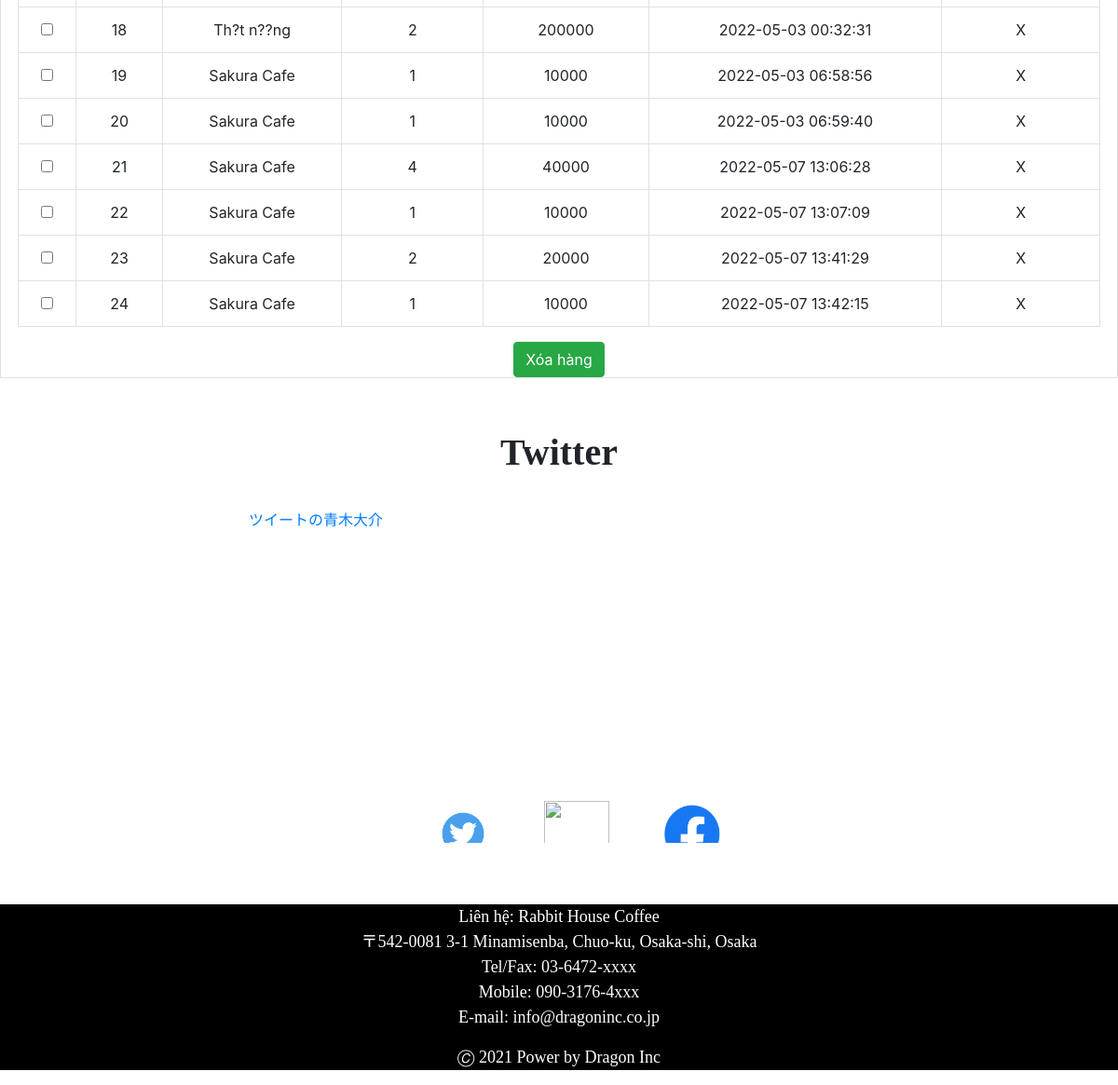
Before: /KhachHang/lichsumuahang.php (signed in, lower part) with the older database file.
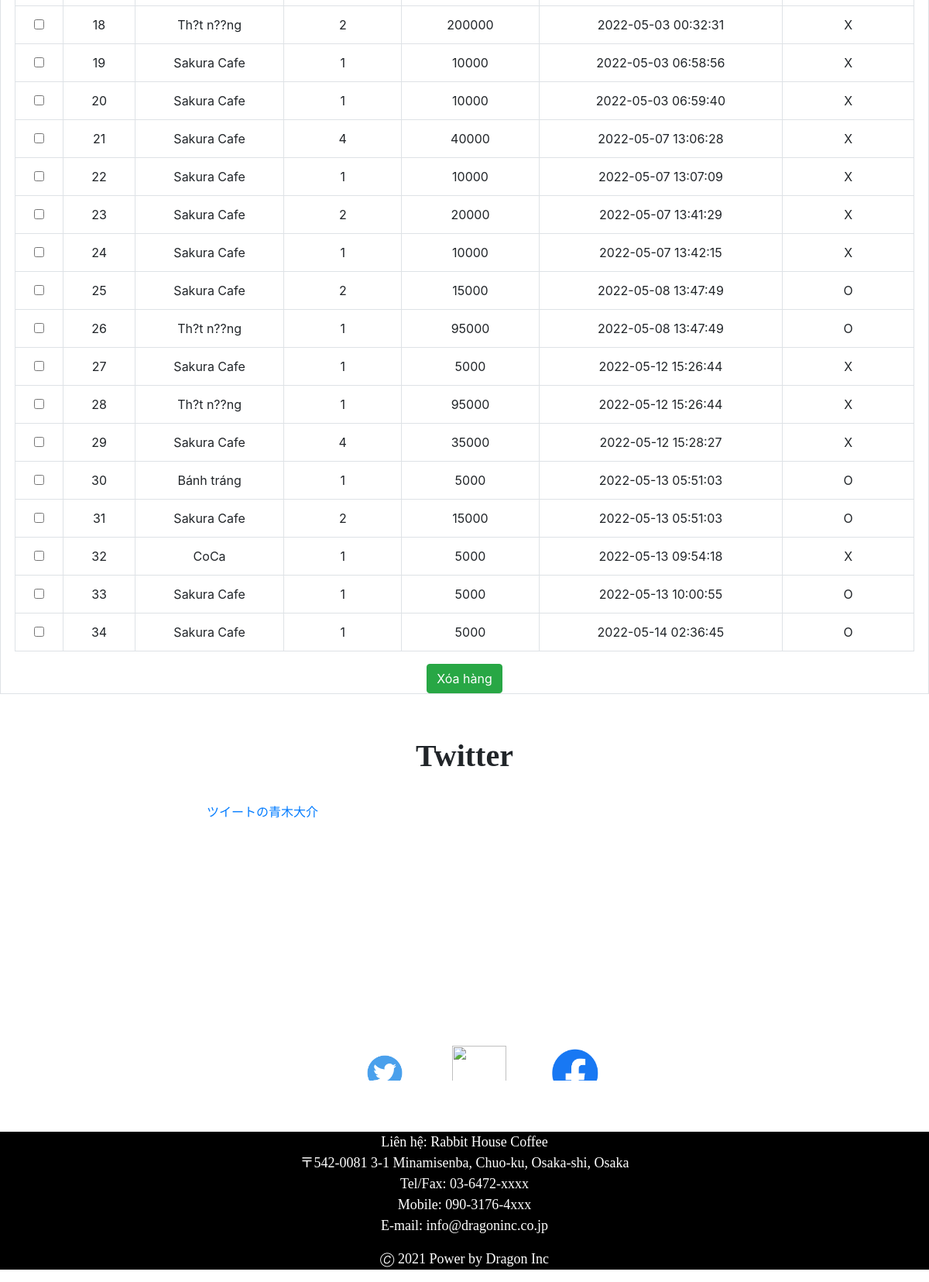
After: the same page with the newer database file.
### tables this page shows
CREATE TABLE `tbllichsu` (
  `idlichSu` int(11) NOT NULL,
  `idKhachhang` int(11) DEFAULT NULL,
  `idMon` int(11) NOT NULL,
  `gia` double NOT NULL,
  `thoigian` timestamp NOT NULL DEFAULT current_timestamp() ON UPDATE current_timestamp(),
  `soluong` int(11) DEFAULT NULL,
  `idChitiet` int(11) DEFAULT NULL,
  `idStaff` int(11) DEFAULT NULL,
  `daGH` text DEFAULT NULL
);

CREATE TABLE `tblmon` (
  `idMon` int(11) NOT NULL,
  `tenMon` text NOT NULL,
  `gia` double NOT NULL,
  `idLoai` int(11) NOT NULL,
  `hinhAnh` text DEFAULT NULL,
  `moTa` text DEFAULT NULL,
  `goiY` float DEFAULT NULL,
  `conHang` text NOT NULL
);

### KhachHang/lichsumuahang.php (the view, shortened to what this page needs)
<?php
if (isset($_SESSION["username"])) {
	$idKhachhang = $_SESSION["idKhachhang"];
} else
	header("location:../login.php");
?>
<!DOCTYPE html>
<html lang="en">
<head>
    <link rel="stylesheet" type="text/css" href="../css/style2.css?" />
    <link rel="stylesheet" href="https://cdnjs.cloudflare.com/ajax/libs/jqueryui/1.12.1/jquery-ui.css" />
    <link href="https://stackpath.bootstrapcdn.com/bootstrap/4.3.1/css/bootstrap.min.css" rel="stylesheet">
</head>
<body>
    <div id="body">
        <article>
            <section id="info" align="center">
                <br />
                <form method="post" action="lichsumuahang.php">
                    <div class="table-responsive table-bordered">
                        <table class="table" style="width:97%" align="center">
                            <tbody>
                                <?php
								include("../include/connect.inc");
								$sql		=	"select * from tbllichsu where idKhachhang = '$idKhachhang'";
								$rs 		=	mysqli_query($conn, $sql);
								$i			=	1;
								while ($row = mysqli_fetch_array($rs)) {
									$sql2	= 	"select * from tblmon where idMon = " . $row["idMon"] . "";
									$rs2 		=	mysqli_query($conn, $sql2);
									$row2 = mysqli_fetch_array($rs2);
									echo " <tr>
								<td><input type='checkbox' class='chk_box1' name='check_list[]' value='" . $row["idlichSu"] . "'></td>
								<td>$i</td>
								<td>" . $row2["tenMon"] . "</td>
								<td>" . $row["soluong"] . "</td>
								<td>" . $row["gia"] . "</td>
								<td>" . $row["thoigian"] . "</td>
								<td>" . $row["daGH"] . "</td>
								</tr>";
									$i++;
								}
								?>
                            </tbody>
                        </table>
                        <div style="text-align: center;">
                            <input type="submit" class="btn btn-success" name="xoahang" value="Xóa hàng"
                                title="Nếu muốn xóa hàng ta cần chọn hàng cần xóa và nhấn nút Xóa hàng">
                        </div>
                    </div>
                </form>
            </section>
            <div id="info1">
                <span>Twitter</span>
                <div id="cont-footer-twitter" style="padding: 30px; float:left; margin-left:17%">
                    <div class="twitter-widget" style="text-align: center;">
                        <a class="twitter-timeline" style="text-align: center" ; data-height="300" data-width="800"
                            data-theme="white" data-link-color="#ef3488" data-border-color="#ef3488"
                            data-chrome="noheader nofooter noborders transparent"
                            href="https://twitter.com/aokidaisuke91">ツイートの青木大介</a>
                    </div>
                </div>
                <ul>
                    <li><a href="https://twitter.com/intent/tweet?text=%E9%9D%92%E6%9C%A8%E5%A4%A7%E4%BB%8B%E3%81%AE%E5%85%AC%E5%BC%8F%E3%82%B5%E3%82%A4%E3%83%88%E3%81%A7%E3%81%99%E3%80%82%0D%0A&%E3%81%BF%E3%82%93%E3%81%AA%E3%81%95%E3%82%93%E3%82%88%E3%82%8D%E3%81%97%E3%81%8F%EF%BD%9E&hashtags=&related="
                            title="Twitter"><img src="../img/twitter.png"></a></li>
                    <li><a href="https://social-plugins.line.me/lineit/share?text=%E9%9D%92%E6%9C%A8%E5%A4%A7%E4%BB%8B%E3%81%AE%E5%85%AC%E5%BC%8F%E3%82%B5%E3%82%A4%E3%83%88%E3%81%A7%E3%81%99%E3%80%82"
                            title="Line"><img src="../img/line.png"></a></li>
                    <li><a href="#" title="Facebook"><img src="../img/facebook.png"></a></li>
                </ul>
            </div>
        </article>
        <footer>
            <div style="text-align: center;">
                <p>Liên hệ: Rabbit House Coffee<br />
                    〒542-0081 3-1 Minamisenba, Chuo-ku, Osaka-shi, Osaka<br />
                    Tel/Fax: 03-6472-xxxx<br />
                    Mobile: 090-3176-4xxx<br />
                    E-mail: info@dragoninc.co.jp</p>
                <p>🄫 2021 Power by Dragon Inc</p>
            </div>
        </footer>
</body>
</html>

Changed rows visible on the page:
added tbllichsu: idMon.tenMon "Sakura Cafe", soluong "2", gia "15000", thoigian "2022-05-08 13:47:49", daGH "O"
added tbllichsu: idMon.tenMon "Th?t n??ng", soluong "1", gia "95000", thoigian "2022-05-08 13:47:49", daGH "O"
added tbllichsu: idMon.tenMon "Sakura Cafe", soluong "1", gia "5000", thoigian "2022-05-12 15:26:44", daGH "X"
added tbllichsu: idMon.tenMon "Th?t n??ng", soluong "1", gia "95000", thoigian "2022-05-12 15:26:44", daGH "X"
added tbllichsu: idMon.tenMon "Sakura Cafe", soluong "4", gia "35000", thoigian "2022-05-12 15:28:27", daGH "X"
added tbllichsu: idMon.tenMon "Bánh tráng", soluong "1", gia "5000", thoigian "2022-05-13 05:51:03", daGH "O"
added tbllichsu: idMon.tenMon "Sakura Cafe", soluong "2", gia "15000", thoigian "2022-05-13 05:51:03", daGH "O"
added tbllichsu: idMon.tenMon "CoCa", soluong "1", gia "5000", thoigian "2022-05-13 09:54:18", daGH "X"
added tbllichsu: idMon.tenMon "Sakura Cafe", soluong "1", gia "5000", thoigian "2022-05-13 10:00:55", daGH "O"
added tbllichsu: idMon.tenMon "Sakura Cafe", soluong "1", gia "5000", thoigian "2022-05-14 02:36:45", daGH "O"
